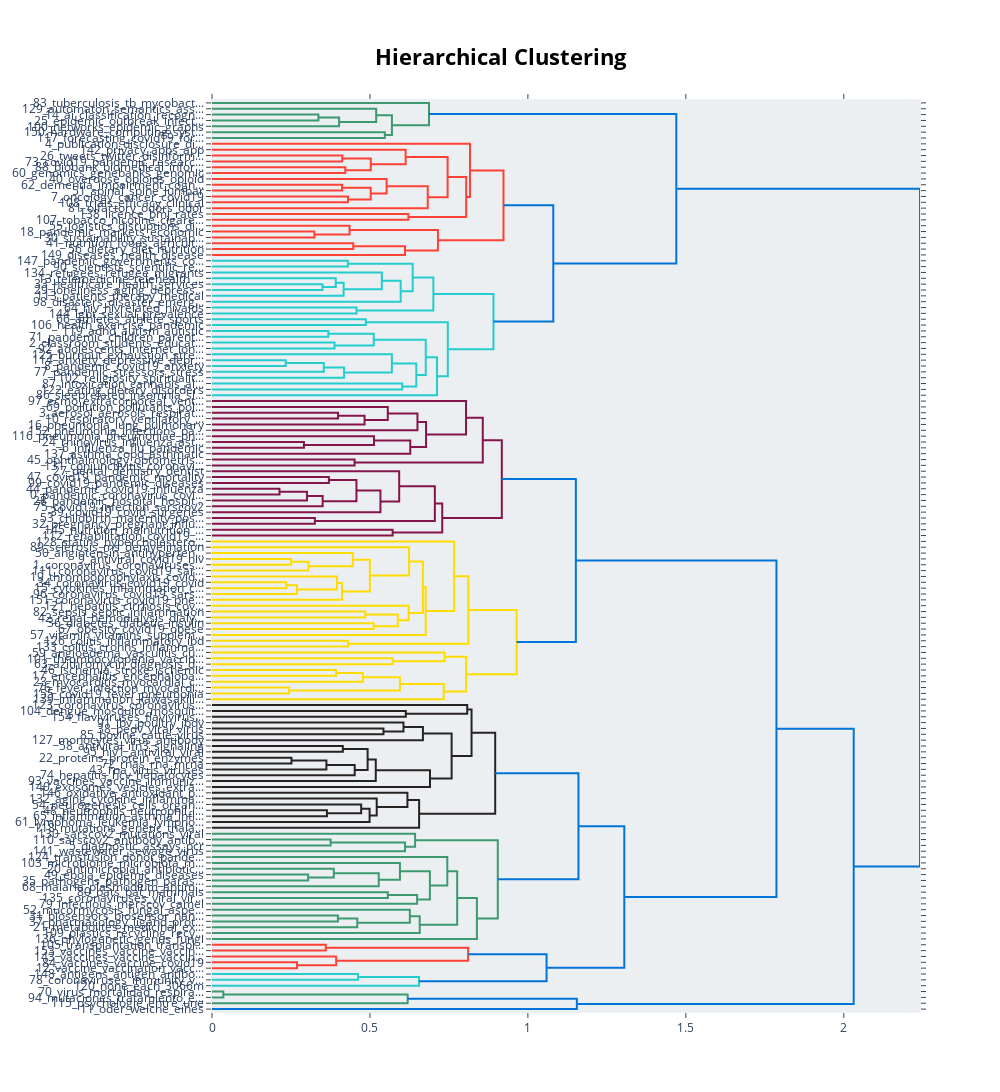

The code cell stored with this chart in its notebook:
### Code cell
model.visualize_hierarchy()

### Figure 1 — Plotly figure (JSON) as saved in the notebook; plotly's stock layout.template omitted (floating-point values rounded to 4 significant figures; data arrays with more than 128 entries replaced by an {"elided": "..."} marker saying what was removed)
{"data": [{"hoverinfo": "text", "marker": {"color": "rgb(61,153,112)"}, "mode": "lines", "type": "scatter", "x": [0, 0.3367, 0.3367, 0], "xaxis": "x", "y": [-25, -25, -35, -35], "yaxis": "y"}, {"hoverinfo": "text", "marker": {"color": "rgb(61,153,112)"}, "mode": "lines", "type": "scatter", "x": [0.3367, 0.4023, 0.4023, 0], "xaxis": "x", "y": [-30, -30, -45, -45], "yaxis": "y"}, {"hoverinfo": "text", "marker": {"color": "rgb(61,153,112)"}, "mode": "lines", "type": "scatter", "x": [0, 0.5197, 0.5197, 0.4023], "xaxis": "x", "y": [-15, -15, -37.5, -37.5], "yaxis": "y"}, {"hoverinfo": "text", "marker": {"color": "rgb(61,153,112)"}, "mode": "lines", "type": "scatter", "x": [0, 0.547, 0.547, 0], "xaxis": "x", "y": [-55, -55, -65, -65], "yaxis": "y"}, {"hoverinfo": "text", "marker": {"color": "rgb(61,153,112)"}, "mode": "lines", "type": "scatter", "x": [0.5197, 0.5695, 0.5695, 0.547], "xaxis": "x", "y": [-26.25, -26.25, -60, -60], "yaxis": "y"}, {"hoverinfo": "text", "marker": {"color": "rgb(61,153,112)"}, "mode": "lines", "type": "scatter", "x": [0, 0.6869, 0.6869, 0.5695], "xaxis": "x", "y": [-5, -5, -43.12, -43.12], "yaxis": "y"}, {"hoverinfo": "text", "marker": {"color": "rgb(255,65,54)"}, "mode": "lines", "type": "scatter", "x": [0, 0.4124, 0.4124, 0], "xaxis": "x", "y": [-95, -95, -105, -105], "yaxis": "y"}, {"hoverinfo": "text", "marker": {"color": "rgb(255,65,54)"}, "mode": "lines", "type": "scatter", "x": [0, 0.4219, 0.4219, 0], "xaxis": "x", "y": [-115, -115, -125, -125], "yaxis": "y"}, {"hoverinfo": "text", "marker": {"color": "rgb(255,65,54)"}, "mode": "lines", "type": "scatter", "x": [0.4124, 0.5026, 0.5026, 0.4219], "xaxis": "x", "y": [-100, -100, -120, -120], "yaxis": "y"}, {"hoverinfo": "text", "marker": {"color": "rgb(255,65,54)"}, "mode": "lines", "type": "scatter", "x": [0, 0.613, 0.613, 0.5026], "xaxis": "x", "y": [-85, -85, -110, -110], "yaxis": "y"}, {"hoverinfo": "text", "marker": {"color": "rgb(255,65,54)"}, "mode": "lines", "type": "scatter", "x": [0, 0.4118, 0.4118, 0], "xaxis": "x", "y": [-145, -145, -155, -155], "yaxis": "y"}, {"hoverinfo": "text", "marker": {"color": "rgb(255,65,54)"}, "mode": "lines", "type": "scatter", "x": [0, 0.4307, 0.4307, 0], "xaxis": "x", "y": [-165, -165, -175, -175], "yaxis": "y"}, {"hoverinfo": "text", "marker": {"color": "rgb(255,65,54)"}, "mode": "lines", "type": "scatter", "x": [0.4118, 0.5024, 0.5024, 0.4307], "xaxis": "x", "y": [-150, -150, -170, -170], "yaxis": "y"}, {"hoverinfo": "text", "marker": {"color": "rgb(255,65,54)"}, "mode": "lines", "type": "scatter", "x": [0, 0.5528, 0.5528, 0.5024], "xaxis": "x", "y": [-135, -135, -160, -160], "yaxis": "y"}, {"hoverinfo": "text", "marker": {"color": "rgb(255,65,54)"}, "mode": "lines", "type": "scatter", "x": [0.5528, 0.683, 0.683, 0], "xaxis": "x", "y": [-147.5, -147.5, -185, -185], "yaxis": "y"}, {"hoverinfo": "text", "marker": {"color": "rgb(255,65,54)"}, "mode": "lines", "type": "scatter", "x": [0.613, 0.7459, 0.7459, 0.683], "xaxis": "x", "y": [-97.5, -97.5, -166.2, -166.2], "yaxis": "y"}, {"hoverinfo": "text", "marker": {"color": "rgb(255,65,54)"}, "mode": "lines", "type": "scatter", "x": [0, 0.6217, 0.6217, 0], "xaxis": "x", "y": [-195, -195, -205, -205], "yaxis": "y"}, {"hoverinfo": "text", "marker": {"color": "rgb(255,65,54)"}, "mode": "lines", "type": "scatter", "x": [0.7459, 0.8046, 0.8046, 0.6217], "xaxis": "x", "y": [-131.9, -131.9, -200, -200], "yaxis": "y"}, {"hoverinfo": "text", "marker": {"color": "rgb(255,65,54)"}, "mode": "lines", "type": "scatter", "x": [0, 0.8167, 0.8167, 0.8046], "xaxis": "x", "y": [-75, -75, -165.9, -165.9], "yaxis": "y"}, {"hoverinfo": "text", "marker": {"color": "rgb(255,65,54)"}, "mode": "lines", "type": "scatter", "x": [0, 0.3242, 0.3242, 0], "xaxis": "x", "y": [-225, -225, -235, -235], "yaxis": "y"}, {"hoverinfo": "text", "marker": {"color": "rgb(255,65,54)"}, "mode": "lines", "type": "scatter", "x": [0, 0.4354, 0.4354, 0.3242], "xaxis": "x", "y": [-215, -215, -230, -230], "yaxis": "y"}, {"hoverinfo": "text", "marker": {"color": "rgb(255,65,54)"}, "mode": "lines", "type": "scatter", "x": [0, 0.4473, 0.4473, 0], "xaxis": "x", "y": [-245, -245, -255, -255], "yaxis": "y"}, {"hoverinfo": "text", "marker": {"color": "rgb(255,65,54)"}, "mode": "lines", "type": "scatter", "x": [0.4473, 0.6109, 0.6109, 0], "xaxis": "x", "y": [-250, -250, -265, -265], "yaxis": "y"}, {"hoverinfo": "text", "marker": {"color": "rgb(255,65,54)"}, "mode": "lines", "type": "scatter", "x": [0.4354, 0.7153, 0.7153, 0.6109], "xaxis": "x", "y": [-222.5, -222.5, -257.5, -257.5], "yaxis": "y"}, {"hoverinfo": "text", "marker": {"color": "rgb(255,65,54)"}, "mode": "lines", "type": "scatter", "x": [0.8167, 0.9227, 0.9227, 0.7153], "xaxis": "x", "y": [-120.5, -120.5, -240, -240], "yaxis": "y"}, {"hoverinfo": "text", "marker": {"color": "rgb(35,205,205)"}, "mode": "lines", "type": "scatter", "x": [0, 0.4299, 0.4299, 0], "xaxis": "x", "y": [-275, -275, -285, -285], "yaxis": "y"}, {"hoverinfo": "text", "marker": {"color": "rgb(35,205,205)"}, "mode": "lines", "type": "scatter", "x": [0, 0.3497, 0.3497, 0], "xaxis": "x", "y": [-315, -315, -325, -325], "yaxis": "y"}, {"hoverinfo": "text", "marker": {"color": "rgb(35,205,205)"}, "mode": "lines", "type": "scatter", "x": [0, 0.3918, 0.3918, 0.3497], "xaxis": "x", "y": [-305, -305, -320, -320], "yaxis": "y"}, {"hoverinfo": "text", "marker": {"color": "rgb(35,205,205)"}, "mode": "lines", "type": "scatter", "x": [0.3918, 0.4167, 0.4167, 0], "xaxis": "x", "y": [-312.5, -312.5, -335, -335], "yaxis": "y"}, {"hoverinfo": "text", "marker": {"color": "rgb(35,205,205)"}, "mode": "lines", "type": "scatter", "x": [0, 0.5376, 0.5376, 0.4167], "xaxis": "x", "y": [-295, -295, -323.8, -323.8], "yaxis": "y"}, {"hoverinfo": "text", "marker": {"color": "rgb(35,205,205)"}, "mode": "lines", "type": "scatter", "x": [0.5376, 0.5973, 0.5973, 0], "xaxis": "x", "y": [-309.4, -309.4, -345, -345], "yaxis": "y"}, {"hoverinfo": "text", "marker": {"color": "rgb(35,205,205)"}, "mode": "lines", "type": "scatter", "x": [0.4299, 0.6353, 0.6353, 0.5973], "xaxis": "x", "y": [-280, -280, -327.2, -327.2], "yaxis": "y"}, {"hoverinfo": "text", "marker": {"color": "rgb(35,205,205)"}, "mode": "lines", "type": "scatter", "x": [0, 0.4574, 0.4574, 0], "xaxis": "x", "y": [-355, -355, -365, -365], "yaxis": "y"}, {"hoverinfo": "text", "marker": {"color": "rgb(35,205,205)"}, "mode": "lines", "type": "scatter", "x": [0.6353, 0.7007, 0.7007, 0.4574], "xaxis": "x", "y": [-303.6, -303.6, -360, -360], "yaxis": "y"}, {"hoverinfo": "text", "marker": {"color": "rgb(35,205,205)"}, "mode": "lines", "type": "scatter", "x": [0, 0.4869, 0.4869, 0], "xaxis": "x", "y": [-375, -375, -385, -385], "yaxis": "y"}, {"hoverinfo": "text", "marker": {"color": "rgb(35,205,205)"}, "mode": "lines", "type": "scatter", "x": [0, 0.3683, 0.3683, 0], "xaxis": "x", "y": [-395, -395, -405, -405], "yaxis": "y"}, {"hoverinfo": "text", "marker": {"color": "rgb(35,205,205)"}, "mode": "lines", "type": "scatter", "x": [0, 0.3878, 0.3878, 0], "xaxis": "x", "y": [-415, -415, -425, -425], "yaxis": "y"}, {"hoverinfo": "text", "marker": {"color": "rgb(35,205,205)"}, "mode": "lines", "type": "scatter", "x": [0.3683, 0.5121, 0.5121, 0.3878], "xaxis": "x", "y": [-400, -400, -420, -420], "yaxis": "y"}, {"hoverinfo": "text", "marker": {"color": "rgb(35,205,205)"}, "mode": "lines", "type": "scatter", "x": [0, 0.2333, 0.2333, 0], "xaxis": "x", "y": [-445, -445, -455, -455], "yaxis": "y"}, {"hoverinfo": "text", "marker": {"color": "rgb(35,205,205)"}, "mode": "lines", "type": "scatter", "x": [0.2333, 0.3539, 0.3539, 0], "xaxis": "x", "y": [-450, -450, -465, -465], "yaxis": "y"}, {"hoverinfo": "text", "marker": {"color": "rgb(35,205,205)"}, "mode": "lines", "type": "scatter", "x": [0.3539, 0.4181, 0.4181, 0], "xaxis": "x", "y": [-457.5, -457.5, -475, -475], "yaxis": "y"}, {"hoverinfo": "text", "marker": {"color": "rgb(35,205,205)"}, "mode": "lines", "type": "scatter", "x": [0, 0.5694, 0.5694, 0.4181], "xaxis": "x", "y": [-435, -435, -466.2, -466.2], "yaxis": "y"}, {"hoverinfo": "text", "marker": {"color": "rgb(35,205,205)"}, "mode": "lines", "type": "scatter", "x": [0, 0.6021, 0.6021, 0], "xaxis": "x", "y": [-485, -485, -495, -495], "yaxis": "y"}, {"hoverinfo": "text", "marker": {"color": "rgb(35,205,205)"}, "mode": "lines", "type": "scatter", "x": [0.5694, 0.6467, 0.6467, 0.6021], "xaxis": "x", "y": [-450.6, -450.6, -490, -490], "yaxis": "y"}, {"hoverinfo": "text", "marker": {"color": "rgb(35,205,205)"}, "mode": "lines", "type": "scatter", "x": [0.5121, 0.6767, 0.6767, 0.6467], "xaxis": "x", "y": [-410, -410, -470.3, -470.3], "yaxis": "y"}, {"hoverinfo": "text", "marker": {"color": "rgb(35,205,205)"}, "mode": "lines", "type": "scatter", "x": [0.6767, 0.7121, 0.7121, 0], "xaxis": "x", "y": [-440.2, -440.2, -505, -505], "yaxis": "y"}, {"hoverinfo": "text", "marker": {"color": "rgb(35,205,205)"}, "mode": "lines", "type": "scatter", "x": [0.4869, 0.7465, 0.7465, 0.7121], "xaxis": "x", "y": [-380, -380, -472.6, -472.6], "yaxis": "y"}, {"hoverinfo": "text", "marker": {"color": "rgb(35,205,205)"}, "mode": "lines", "type": "scatter", "x": [0.7007, 0.891, 0.891, 0.7465], "xaxis": "x", "y": [-331.8, -331.8, -426.3, -426.3], "yaxis": "y"}, {"hoverinfo": "text", "marker": {"color": "rgb(0,116,217)"}, "mode": "lines", "type": "scatter", "x": [0.9227, 1.08, 1.08, 0.891], "xaxis": "x", "y": [-180.2, -180.2, -379.0, -379.0], "yaxis": "y"}, {"hoverinfo": "text", "marker": {"color": "rgb(0,116,217)"}, "mode": "lines", "type": "scatter", "x": [0.6869, 1.47, 1.47, 1.08], "xaxis": "x", "y": [-24.06, -24.06, -279.6, -279.6], "yaxis": "y"}, {"hoverinfo": "text", "marker": {"color": "rgb(133,20,75)"}, "mode": "lines", "type": "scatter", "x": [0, 0.399, 0.399, 0], "xaxis": "x", "y": [-535, -535, -545, -545], "yaxis": "y"}, {"hoverinfo": "text", "marker": {"color": "rgb(133,20,75)"}, "mode": "lines", "type": "scatter", "x": [0.399, 0.483, 0.483, 0], "xaxis": "x", "y": [-540, -540, -555, -555], "yaxis": "y"}, {"hoverinfo": "text", "marker": {"color": "rgb(133,20,75)"}, "mode": "lines", "type": "scatter", "x": [0, 0.5564, 0.5564, 0.483], "xaxis": "x", "y": [-525, -525, -547.5, -547.5], "yaxis": "y"}, {"hoverinfo": "text", "marker": {"color": "rgb(133,20,75)"}, "mode": "lines", "type": "scatter", "x": [0.5564, 0.6504, 0.6504, 0], "xaxis": "x", "y": [-536.2, -536.2, -565, -565], "yaxis": "y"}, {"hoverinfo": "text", "marker": {"color": "rgb(133,20,75)"}, "mode": "lines", "type": "scatter", "x": [0, 0.291, 0.291, 0], "xaxis": "x", "y": [-585, -585, -595, -595], "yaxis": "y"}, {"hoverinfo": "text", "marker": {"color": "rgb(133,20,75)"}, "mode": "lines", "type": "scatter", "x": [0, 0.5129, 0.5129, 0.291], "xaxis": "x", "y": [-575, -575, -590, -590], "yaxis": "y"}, {"hoverinfo": "text", "marker": {"color": "rgb(133,20,75)"}, "mode": "lines", "type": "scatter", "x": [0.5129, 0.6277, 0.6277, 0], "xaxis": "x", "y": [-582.5, -582.5, -605, -605], "yaxis": "y"}, {"hoverinfo": "text", "marker": {"color": "rgb(133,20,75)"}, "mode": "lines", "type": "scatter", "x": [0.6504, 0.6776, 0.6776, 0.6277], "xaxis": "x", "y": [-550.6, -550.6, -593.8, -593.8], "yaxis": "y"}, {"hoverinfo": "text", "marker": {"color": "rgb(133,20,75)"}, "mode": "lines", "type": "scatter", "x": [0, 0.8041, 0.8041, 0.6776], "xaxis": "x", "y": [-515, -515, -572.2, -572.2], "yaxis": "y"}, {"hoverinfo": "text", "marker": {"color": "rgb(133,20,75)"}, "mode": "lines", "type": "scatter", "x": [0, 0.4514, 0.4514, 0], "xaxis": "x", "y": [-615, -615, -625, -625], "yaxis": "y"}, {"hoverinfo": "text", "marker": {"color": "rgb(133,20,75)"}, "mode": "lines", "type": "scatter", "x": [0.8041, 0.8571, 0.8571, 0.4514], "xaxis": "x", "y": [-543.6, -543.6, -620, -620], "yaxis": "y"}, {"hoverinfo": "text", "marker": {"color": "rgb(133,20,75)"}, "mode": "lines", "type": "scatter", "x": [0, 0.3701, 0.3701, 0], "xaxis": "x", "y": [-645, -645, -655, -655], "yaxis": "y"}, {"hoverinfo": "text", "marker": {"color": "rgb(133,20,75)"}, "mode": "lines", "type": "scatter", "x": [0, 0.2136, 0.2136, 0], "xaxis": "x", "y": [-665, -665, -675, -675], "yaxis": "y"}, {"hoverinfo": "text", "marker": {"color": "rgb(133,20,75)"}, "mode": "lines", "type": "scatter", "x": [0.2136, 0.3006, 0.3006, 0], "xaxis": "x", "y": [-670, -670, -685, -685], "yaxis": "y"}, {"hoverinfo": "text", "marker": {"color": "rgb(133,20,75)"}, "mode": "lines", "type": "scatter", "x": [0.3006, 0.3503, 0.3503, 0], "xaxis": "x", "y": [-677.5, -677.5, -695, -695], "yaxis": "y"}, {"hoverinfo": "text", "marker": {"color": "rgb(133,20,75)"}, "mode": "lines", "type": "scatter", "x": [0.3701, 0.4572, 0.4572, 0.3503], "xaxis": "x", "y": [-650, -650, -686.2, -686.2], "yaxis": "y"}, {"hoverinfo": "text", "marker": {"color": "rgb(133,20,75)"}, "mode": "lines", "type": "scatter", "x": [0.4572, 0.5333, 0.5333, 0], "xaxis": "x", "y": [-668.1, -668.1, -705, -705], "yaxis": "y"}, {"hoverinfo": "text", "marker": {"color": "rgb(133,20,75)"}, "mode": "lines", "type": "scatter", "x": [0, 0.5926, 0.5926, 0.5333], "xaxis": "x", "y": [-635, -635, -686.6, -686.6], "yaxis": "y"}, {"hoverinfo": "text", "marker": {"color": "rgb(133,20,75)"}, "mode": "lines", "type": "scatter", "x": [0, 0.3257, 0.3257, 0], "xaxis": "x", "y": [-715, -715, -725, -725], "yaxis": "y"}, {"hoverinfo": "text", "marker": {"color": "rgb(133,20,75)"}, "mode": "lines", "type": "scatter", "x": [0.5926, 0.7054, 0.7054, 0.3257], "xaxis": "x", "y": [-660.8, -660.8, -720, -720], "yaxis": "y"}, {"hoverinfo": "text", "marker": {"color": "rgb(133,20,75)"}, "mode": "lines", "type": "scatter", "x": [0, 0.5718, 0.5718, 0], "xaxis": "x", "y": [-735, -735, -745, -745], "yaxis": "y"}, {"hoverinfo": "text", "marker": {"color": "rgb(133,20,75)"}, "mode": "lines", "type": "scatter", "x": [0.7054, 0.7288, 0.7288, 0.5718], "xaxis": "x", "y": [-690.4, -690.4, -740, -740], "yaxis": "y"}, {"hoverinfo": "text", "marker": {"color": "rgb(133,20,75)"}, "mode": "lines", "type": "scatter", "x": [0.8571, 0.9174, 0.9174, 0.7288], "xaxis": "x", "y": [-581.8, -581.8, -715.2, -715.2], "yaxis": "y"}, {"hoverinfo": "text", "marker": {"color": "rgb(255,220,0)"}, "mode": "lines", "type": "scatter", "x": [0, 0.2506, 0.2506, 0], "xaxis": "x", "y": [-785, -785, -795, -795], "yaxis": "y"}, {"hoverinfo": "text", "marker": {"color": "rgb(255,220,0)"}, "mode": "lines", "type": "scatter", "x": [0.2506, 0.3053, 0.3053, 0], "xaxis": "x", "y": [-790, -790, -805, -805], "yaxis": "y"}, {"hoverinfo": "text", "marker": {"color": "rgb(255,220,0)"}, "mode": "lines", "type": "scatter", "x": [0, 0.4457, 0.4457, 0.3053], "xaxis": "x", "y": [-775, -775, -797.5, -797.5], "yaxis": "y"}, {"hoverinfo": "text", "marker": {"color": "rgb(255,220,0)"}, "mode": "lines", "type": "scatter", "x": [0, 0.2354, 0.2354, 0], "xaxis": "x", "y": [-825, -825, -835, -835], "yaxis": "y"}, {"hoverinfo": "text", "marker": {"color": "rgb(255,220,0)"}, "mode": "lines", "type": "scatter", "x": [0.2354, 0.2689, 0.2689, 0], "xaxis": "x", "y": [-830, -830, -845, -845], "yaxis": "y"}, {"hoverinfo": "text", "marker": {"color": "rgb(255,220,0)"}, "mode": "lines", "type": "scatter", "x": [0, 0.3954, 0.3954, 0.2689], "xaxis": "x", "y": [-815, -815, -837.5, -837.5], "yaxis": "y"}, {"hoverinfo": "text", "marker": {"color": "rgb(255,220,0)"}, "mode": "lines", "type": "scatter", "x": [0.3954, 0.4117, 0.4117, 0], "xaxis": "x", "y": [-826.2, -826.2, -855, -855], "yaxis": "y"}, {"hoverinfo": "text", "marker": {"color": "rgb(255,220,0)"}, "mode": "lines", "type": "scatter", "x": [0.4457, 0.4998, 0.4998, 0.4117], "xaxis": "x", "y": [-786.2, -786.2, -840.6, -840.6], "yaxis": "y"}, {"hoverinfo": "text", "marker": {"color": "rgb(255,220,0)"}, "mode": "lines", "type": "scatter", "x": [0, 0.6238, 0.6238, 0.4998], "xaxis": "x", "y": [-765, -765, -813.4, -813.4], "yaxis": "y"}, {"hoverinfo": "text", "marker": {"color": "rgb(255,220,0)"}, "mode": "lines", "type": "scatter", "x": [0, 0.4851, 0.4851, 0], "xaxis": "x", "y": [-875, -875, -885, -885], "yaxis": "y"}, {"hoverinfo": "text", "marker": {"color": "rgb(255,220,0)"}, "mode": "lines", "type": "scatter", "x": [0, 0.5117, 0.5117, 0], "xaxis": "x", "y": [-895, -895, -905, -905], "yaxis": "y"}, {"hoverinfo": "text", "marker": {"color": "rgb(255,220,0)"}, "mode": "lines", "type": "scatter", "x": [0.4851, 0.5882, 0.5882, 0.5117], "xaxis": "x", "y": [-880, -880, -900, -900], "yaxis": "y"}, {"hoverinfo": "text", "marker": {"color": "rgb(255,220,0)"}, "mode": "lines", "type": "scatter", "x": [0, 0.6225, 0.6225, 0.5882], "xaxis": "x", "y": [-865, -865, -890, -890], "yaxis": "y"}, {"hoverinfo": "text", "marker": {"color": "rgb(255,220,0)"}, "mode": "lines", "type": "scatter", "x": [0.6238, 0.6676, 0.6676, 0.6225], "xaxis": "x", "y": [-789.2, -789.2, -877.5, -877.5], "yaxis": "y"}, {"hoverinfo": "text", "marker": {"color": "rgb(255,220,0)"}, "mode": "lines", "type": "scatter", "x": [0.6676, 0.6765, 0.6765, 0], "xaxis": "x", "y": [-833.4, -833.4, -915, -915], "yaxis": "y"}, {"hoverinfo": "text", "marker": {"color": "rgb(255,220,0)"}, "mode": "lines", "type": "scatter", "x": [0, 0.7665, 0.7665, 0.6765], "xaxis": "x", "y": [-755, -755, -874.2, -874.2], "yaxis": "y"}, {"hoverinfo": "text", "marker": {"color": "rgb(255,220,0)"}, "mode": "lines", "type": "scatter", "x": [0, 0.4306, 0.4306, 0], "xaxis": "x", "y": [-925, -925, -935, -935], "yaxis": "y"}, {"hoverinfo": "text", "marker": {"color": "rgb(255,220,0)"}, "mode": "lines", "type": "scatter", "x": [0.7665, 0.8114, 0.8114, 0.4306], "xaxis": "x", "y": [-814.6, -814.6, -930, -930], "yaxis": "y"}, {"hoverinfo": "text", "marker": {"color": "rgb(255,220,0)"}, "mode": "lines", "type": "scatter", "x": [0, 0.5718, 0.5718, 0], "xaxis": "x", "y": [-955, -955, -965, -965], "yaxis": "y"}, {"hoverinfo": "text", "marker": {"color": "rgb(255,220,0)"}, "mode": "lines", "type": "scatter", "x": [0, 0.7364, 0.7364, 0.5718], "xaxis": "x", "y": [-945, -945, -960, -960], "yaxis": "y"}, {"hoverinfo": "text", "marker": {"color": "rgb(255,220,0)"}, "mode": "lines", "type": "scatter", "x": [0, 0.3928, 0.3928, 0], "xaxis": "x", "y": [-975, -975, -985, -985], "yaxis": "y"}, {"hoverinfo": "text", "marker": {"color": "rgb(255,220,0)"}, "mode": "lines", "type": "scatter", "x": [0.3928, 0.4777, 0.4777, 0], "xaxis": "x", "y": [-980, -980, -995, -995], "yaxis": "y"}, {"hoverinfo": "text", "marker": {"color": "rgb(255,220,0)"}, "mode": "lines", "type": "scatter", "x": [0, 0.2441, 0.2441, 0], "xaxis": "x", "y": [-1005, -1005, -1015, -1015], "yaxis": "y"}, {"hoverinfo": "text", "marker": {"color": "rgb(255,220,0)"}, "mode": "lines", "type": "scatter", "x": [0.4777, 0.5949, 0.5949, 0.2441], "xaxis": "x", "y": [-987.5, -987.5, -1010, -1010], "yaxis": "y"}, {"hoverinfo": "text", "marker": {"color": "rgb(255,220,0)"}, "mode": "lines", "type": "scatter", "x": [0.5949, 0.7337, 0.7337, 0], "xaxis": "x", "y": [-998.8, -998.8, -1025, -1025], "yaxis": "y"}, {"hoverinfo": "text", "marker": {"color": "rgb(255,220,0)"}, "mode": "lines", "type": "scatter", "x": [0.7364, 0.8045, 0.8045, 0.7337], "xaxis": "x", "y": [-952.5, -952.5, -1012.0, -1012.0], "yaxis": "y"}, {"hoverinfo": "text", "marker": {"color": "rgb(255,220,0)"}, "mode": "lines", "type": "scatter", "x": [0.8114, 0.9643, 0.9643, 0.8045], "xaxis": "x", "y": [-872.3, -872.3, -982.2, -982.2], "yaxis": "y"}, {"hoverinfo": "text", "marker": {"color": "rgb(0,116,217)"}, "mode": "lines", "type": "scatter", "x": [0.9174, 1.152, 1.152, 0.9643], "xaxis": "x", "y": [-648.5, -648.5, -927.2, -927.2], "yaxis": "y"}, {"hoverinfo": "text", "marker": {"color": "rgb(40,35,35)"}, "mode": "lines", "type": "scatter", "x": [0, 0.6135, 0.6135, 0], "xaxis": "x", "y": [-1045, -1045, -1055, -1055], "yaxis": "y"}, {"hoverinfo": "text", "marker": {"color": "rgb(40,35,35)"}, "mode": "lines", "type": "scatter", "x": [0, 0.8079, 0.8079, 0.6135], "xaxis": "x", "y": [-1035, -1035, -1050, -1050], "yaxis": "y"}, {"hoverinfo": "text", "marker": {"color": "rgb(40,35,35)"}, "mode": "lines", "type": "scatter", "x": [0, 0.5428, 0.5428, 0], "xaxis": "x", "y": [-1075, -1075, -1085, -1085], "yaxis": "y"}, {"hoverinfo": "text", "marker": {"color": "rgb(40,35,35)"}, "mode": "lines", "type": "scatter", "x": [0, 0.6061, 0.6061, 0.5428], "xaxis": "x", "y": [-1065, -1065, -1080, -1080], "yaxis": "y"}, {"hoverinfo": "text", "marker": {"color": "rgb(40,35,35)"}, "mode": "lines", "type": "scatter", "x": [0.6061, 0.6677, 0.6677, 0], "xaxis": "x", "y": [-1072.0, -1072.0, -1095, -1095], "yaxis": "y"}, {"hoverinfo": "text", "marker": {"color": "rgb(40,35,35)"}, "mode": "lines", "type": "scatter", "x": [0, 0.4141, 0.4141, 0], "xaxis": "x", "y": [-1105, -1105, -1115, -1115], "yaxis": "y"}, {"hoverinfo": "text", "marker": {"color": "rgb(40,35,35)"}, "mode": "lines", "type": "scatter", "x": [0, 0.2516, 0.2516, 0], "xaxis": "x", "y": [-1125, -1125, -1135, -1135], "yaxis": "y"}, {"hoverinfo": "text", "marker": {"color": "rgb(40,35,35)"}, "mode": "lines", "type": "scatter", "x": [0.2516, 0.3622, 0.3622, 0], "xaxis": "x", "y": [-1130, -1130, -1145, -1145], "yaxis": "y"}, {"hoverinfo": "text", "marker": {"color": "rgb(40,35,35)"}, "mode": "lines", "type": "scatter", "x": [0.3622, 0.4518, 0.4518, 0], "xaxis": "x", "y": [-1138.0, -1138.0, -1155, -1155], "yaxis": "y"}, {"hoverinfo": "text", "marker": {"color": "rgb(40,35,35)"}, "mode": "lines", "type": "scatter", "x": [0.4141, 0.4926, 0.4926, 0.4518], "xaxis": "x", "y": [-1110, -1110, -1146.0, -1146.0], "yaxis": "y"}, {"hoverinfo": "text", "marker": {"color": "rgb(40,35,35)"}, "mode": "lines", "type": "scatter", "x": [0.4926, 0.5185, 0.5185, 0], "xaxis": "x", "y": [-1128.0, -1128.0, -1165, -1165], "yaxis": "y"}, {"hoverinfo": "text", "marker": {"color": "rgb(40,35,35)"}, "mode": "lines", "type": "scatter", "x": [0.5185, 0.6901, 0.6901, 0], "xaxis": "x", "y": [-1147.0, -1147.0, -1175, -1175], "yaxis": "y"}, {"hoverinfo": "text", "marker": {"color": "rgb(40,35,35)"}, "mode": "lines", "type": "scatter", "x": [0.6677, 0.7585, 0.7585, 0.6901], "xaxis": "x", "y": [-1084.0, -1084.0, -1161.0, -1161.0], "yaxis": "y"}, {"hoverinfo": "text", "marker": {"color": "rgb(40,35,35)"}, "mode": "lines", "type": "scatter", "x": [0.8079, 0.8217, 0.8217, 0.7585], "xaxis": "x", "y": [-1042.0, -1042.0, -1122.0, -1122.0], "yaxis": "y"}, {"hoverinfo": "text", "marker": {"color": "rgb(40,35,35)"}, "mode": "lines", "type": "scatter", "x": [0, 0.3639, 0.3639, 0], "xaxis": "x", "y": [-1215, -1215, -1225, -1225], "yaxis": "y"}, {"hoverinfo": "text", "marker": {"color": "rgb(40,35,35)"}, "mode": "lines", "type": "scatter", "x": [0, 0.4722, 0.4722, 0.3639], "xaxis": "x", "y": [-1205, -1205, -1220, -1220], "yaxis": "y"}, {"hoverinfo": "text", "marker": {"color": "rgb(40,35,35)"}, "mode": "lines", "type": "scatter", "x": [0.4722, 0.4989, 0.4989, 0], "xaxis": "x", "y": [-1212.0, -1212.0, -1235, -1235], "yaxis": "y"}, {"hoverinfo": "text", "marker": {"color": "rgb(40,35,35)"}, "mode": "lines", "type": "scatter", "x": [0, 0.5214, 0.5214, 0.4989], "xaxis": "x", "y": [-1195, -1195, -1224.0, -1224.0], "yaxis": "y"}, {"hoverinfo": "text", "marker": {"color": "rgb(40,35,35)"}, "mode": "lines", "type": "scatter", "x": [0, 0.6186, 0.6186, 0.5214], "xaxis": "x", "y": [-1185, -1185, -1209.0, -1209.0], "yaxis": "y"}, {"hoverinfo": "text", "marker": {"color": "rgb(40,35,35)"}, "mode": "lines", "type": "scatter", "x": [0.6186, 0.6557, 0.6557, 0], "xaxis": "x", "y": [-1197.0, -1197.0, -1245, -1245], "yaxis": "y"}, {"hoverinfo": "text", "marker": {"color": "rgb(40,35,35)"}, "mode": "lines", "type": "scatter", "x": [0.8217, 0.8965, 0.8965, 0.6557], "xaxis": "x", "y": [-1082.0, -1082.0, -1221.0, -1221.0], "yaxis": "y"}, {"hoverinfo": "text", "marker": {"color": "rgb(61,153,112)"}, "mode": "lines", "type": "scatter", "x": [0, 0.3754, 0.3754, 0], "xaxis": "x", "y": [-1265, -1265, -1275, -1275], "yaxis": "y"}, {"hoverinfo": "text", "marker": {"color": "rgb(61,153,112)"}, "mode": "lines", "type": "scatter", "x": [0.3754, 0.6112, 0.6112, 0], "xaxis": "x", "y": [-1270, -1270, -1285, -1285], "yaxis": "y"}, {"hoverinfo": "text", "marker": {"color": "rgb(61,153,112)"}, "mode": "lines", "type": "scatter", "x": [0, 0.6429, 0.6429, 0.6112], "xaxis": "x", "y": [-1255, -1255, -1278.0, -1278.0], "yaxis": "y"}, {"hoverinfo": "text", "marker": {"color": "rgb(61,153,112)"}, "mode": "lines", "type": "scatter", "x": [0, 0.3044, 0.3044, 0], "xaxis": "x", "y": [-1325, -1325, -1335, -1335], "yaxis": "y"}, {"hoverinfo": "text", "marker": {"color": "rgb(61,153,112)"}, "mode": "lines", "type": "scatter", "x": [0, 0.3856, 0.3856, 0.3044], "xaxis": "x", "y": [-1315, -1315, -1330, -1330], "yaxis": "y"}, {"hoverinfo": "text", "marker": {"color": "rgb(61,153,112)"}, "mode": "lines", "type": "scatter", "x": [0.3856, 0.5278, 0.5278, 0], "xaxis": "x", "y": [-1322.0, -1322.0, -1345, -1345], "yaxis": "y"}, {"hoverinfo": "text", "marker": {"color": "rgb(61,153,112)"}, "mode": "lines", "type": "scatter", "x": [0, 0.595, 0.595, 0.5278], "xaxis": "x", "y": [-1305, -1305, -1334.0, -1334.0], "yaxis": "y"}, {"hoverinfo": "text", "marker": {"color": "rgb(61,153,112)"}, "mode": "lines", "type": "scatter", "x": [0, 0.5566, 0.5566, 0], "xaxis": "x", "y": [-1355, -1355, -1365, -1365], "yaxis": "y"}, {"hoverinfo": "text", "marker": {"color": "rgb(61,153,112)"}, "mode": "lines", "type": "scatter", "x": [0.5566, 0.6493, 0.6493, 0], "xaxis": "x", "y": [-1360, -1360, -1375, -1375], "yaxis": "y"}, {"hoverinfo": "text", "marker": {"color": "rgb(61,153,112)"}, "mode": "lines", "type": "scatter", "x": [0.595, 0.6897, 0.6897, 0.6493], "xaxis": "x", "y": [-1319.0, -1319.0, -1368.0, -1368.0], "yaxis": "y"}, {"hoverinfo": "text", "marker": {"color": "rgb(61,153,112)"}, "mode": "lines", "type": "scatter", "x": [0, 0.7448, 0.7448, 0.6897], "xaxis": "x", "y": [-1295, -1295, -1343.0, -1343.0], "yaxis": "y"}, {"hoverinfo": "text", "marker": {"color": "rgb(61,153,112)"}, "mode": "lines", "type": "scatter", "x": [0, 0.3986, 0.3986, 0], "xaxis": "x", "y": [-1395, -1395, -1405, -1405], "yaxis": "y"}, {"hoverinfo": "text", "marker": {"color": "rgb(61,153,112)"}, "mode": "lines", "type": "scatter", "x": [0.3986, 0.46, 0.46, 0], "xaxis": "x", "y": [-1400, -1400, -1415, -1415], "yaxis": "y"}, {"hoverinfo": "text", "marker": {"color": "rgb(61,153,112)"}, "mode": "lines", "type": "scatter", "x": [0, 0.6263, 0.6263, 0.46], "xaxis": "x", "y": [-1385, -1385, -1408.0, -1408.0], "yaxis": "y"}, {"hoverinfo": "text", "marker": {"color": "rgb(61,153,112)"}, "mode": "lines", "type": "scatter", "x": [0.6263, 0.6575, 0.6575, 0], "xaxis": "x", "y": [-1396.0, -1396.0, -1425, -1425], "yaxis": "y"}, {"hoverinfo": "text", "marker": {"color": "rgb(61,153,112)"}, "mode": "lines", "type": "scatter", "x": [0.7448, 0.7761, 0.7761, 0.6575], "xaxis": "x", "y": [-1319.0, -1319.0, -1411.0, -1411.0], "yaxis": "y"}, {"hoverinfo": "text", "marker": {"color": "rgb(61,153,112)"}, "mode": "lines", "type": "scatter", "x": [0.7761, 0.8386, 0.8386, 0], "xaxis": "x", "y": [-1365.0, -1365.0, -1435, -1435], "yaxis": "y"}, {"hoverinfo": "text", "marker": {"color": "rgb(61,153,112)"}, "mode": "lines", "type": "scatter", "x": [0.6429, 0.9047, 0.9047, 0.8386], "xaxis": "x", "y": [-1266.0, -1266.0, -1400.0, -1400.0], "yaxis": "y"}, {"hoverinfo": "text", "marker": {"color": "rgb(0,116,217)"}, "mode": "lines", "type": "scatter", "x": [0.8965, 1.16, 1.16, 0.9047], "xaxis": "x", "y": [-1152.0, -1152.0, -1333.0, -1333.0], "yaxis": "y"}, {"hoverinfo": "text", "marker": {"color": "rgb(255,65,54)"}, "mode": "lines", "type": "scatter", "x": [0, 0.3603, 0.3603, 0], "xaxis": "x", "y": [-1445, -1445, -1455, -1455], "yaxis": "y"}, {"hoverinfo": "text", "marker": {"color": "rgb(255,65,54)"}, "mode": "lines", "type": "scatter", "x": [0, 0.269, 0.269, 0], "xaxis": "x", "y": [-1475, -1475, -1485, -1485], "yaxis": "y"}, {"hoverinfo": "text", "marker": {"color": "rgb(255,65,54)"}, "mode": "lines", "type": "scatter", "x": [0, 0.3932, 0.3932, 0.269], "xaxis": "x", "y": [-1465, -1465, -1480, -1480], "yaxis": "y"}, {"hoverinfo": "text", "marker": {"color": "rgb(255,65,54)"}, "mode": "lines", "type": "scatter", "x": [0.3603, 0.8108, 0.8108, 0.3932], "xaxis": "x", "y": [-1450, -1450, -1472.0, -1472.0], "yaxis": "y"}, {"hoverinfo": "text", "marker": {"color": "rgb(35,205,205)"}, "mode": "lines", "type": "scatter", "x": [0, 0.4622, 0.4622, 0], "xaxis": "x", "y": [-1495, -1495, -1505, -1505], "yaxis": "y"}, {"hoverinfo": "text", "marker": {"color": "rgb(35,205,205)"}, "mode": "lines", "type": "scatter", "x": [0.4622, 0.6553, 0.6553, 0], "xaxis": "x", "y": [-1500, -1500, -1515, -1515], "yaxis": "y"}, {"hoverinfo": "text", "marker": {"color": "rgb(0,116,217)"}, "mode": "lines", "type": "scatter", "x": [0.8108, 1.059, 1.059, 0.6553], "xaxis": "x", "y": [-1461.0, -1461.0, -1508.0, -1508.0], "yaxis": "y"}, {"hoverinfo": "text", "marker": {"color": "rgb(0,116,217)"}, "mode": "lines", "type": "scatter", "x": [1.16, 1.305, 1.305, 1.059], "xaxis": "x", "y": [-1242.0, -1242.0, -1484.0, -1484.0], "yaxis": "y"}, {"hoverinfo": "text", "marker": {"color": "rgb(0,116,217)"}, "mode": "lines", "type": "scatter", "x": [1.152, 1.787, 1.787, 1.305], "xaxis": "x", "y": [-787.9, -787.9, -1363.0, -1363.0], "yaxis": "y"}, {"hoverinfo": "text", "marker": {"color": "rgb(61,153,112)"}, "mode": "lines", "type": "scatter", "x": [0, 0.0359, 0.0359, 0], "xaxis": "x", "y": [-1525, -1525, -1535, -1535], "yaxis": "y"}, {"hoverinfo": "text", "marker": {"color": "rgb(61,153,112)"}, "mode": "lines", "type": "scatter", "x": [0.0359, 0.6193, 0.6193, 0], "xaxis": "x", "y": [-1530, -1530, -1545, -1545], "yaxis": "y"}, {"hoverinfo": "text", "marker": {"color": "rgb(0,116,217)"}, "mode": "lines", "type": "scatter", "x": [0.6193, 1.155, 1.155, 0], "xaxis": "x", "y": [-1538.0, -1538.0, -1555, -1555], "yaxis": "y"}, {"hoverinfo": "text", "marker": {"color": "rgb(0,116,217)"}, "mode": "lines", "type": "scatter", "x": [1.787, 2.031, 2.031, 1.155], "xaxis": "x", "y": [-1076.0, -1076.0, -1546.0, -1546.0], "yaxis": "y"}, {"hoverinfo": "text", "marker": {"color": "rgb(0,116,217)"}, "mode": "lines", "type": "scatter", "x": [1.47, 2.241, 2.241, 2.031], "xaxis": "x", "y": [-151.9, -151.9, -1311.0, -1311.0], "yaxis": "y"}], "layout": {"autosize": false, "height": 2540, "hoverlabel": {"bgcolor": "white", "font": {"family": "Rockwell", "size": 16}}, "hovermode": "closest", "plot_bgcolor": "#ECEFF1", "showlegend": false, "title": {"font": {"color": "Black", "size": 22}, "text": "<b>Hierarchical Clustering</b>", "x": 0.5, "xanchor": "center", "yanchor": "top"}, "width": 1000, "xaxis": {"mirror": "allticks", "rangemode": "tozero", "showgrid": false, "showline": true, "showticklabels": true, "ticks": "outside", "type": "linear", "zeroline": false}, "yaxis": {"mirror": "allticks", "range": [-1560, 0], "rangemode": "tozero", "showgrid": false, "showline": true, "showticklabels": true, "tickmode": "array", "ticks": "outside", "ticktext": {"elided": "156 str values"}, "tickvals": {"elided": "156 int values"}, "type": "linear", "zeroline": false}}}
